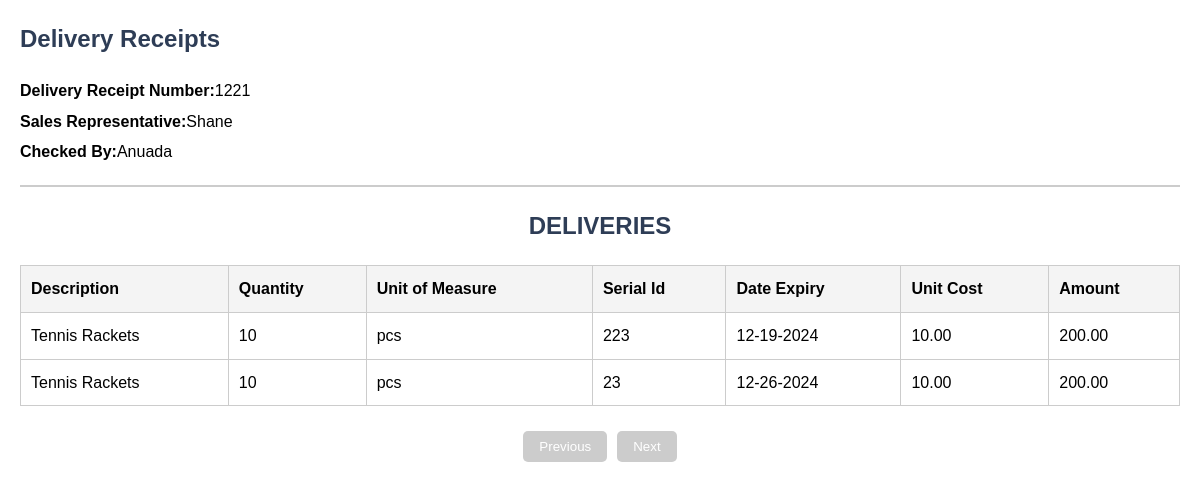
The app's page /page/dr_details.php?id=25 with its own data.
### tables this page shows
CREATE TABLE `delivery_receipts` (
  `dr_id` int(11) NOT NULL,
  `purchase_order_id` int(11) NOT NULL,
  `receipt_number` varchar(50) NOT NULL,
  `sales_representative` varchar(100) NOT NULL,
  `checked_by` varchar(100) NOT NULL,
  `created_at` timestamp NOT NULL DEFAULT CURRENT_TIMESTAMP,
  `dr_status` enum('Pending','Partial','Fully Delivered') NOT NULL DEFAULT 'Pending'
);

CREATE TABLE `deliveries` (
  `id` int(11) NOT NULL,
  `pod_Id` int(11) NOT NULL,
  `items` varchar(100) NOT NULL,
  `uom` varchar(100) NOT NULL,
  `quantity` varchar(100) NOT NULL,
  `serial_Id` varchar(100) NOT NULL,
  `date_of_exp` datetime(4) NOT NULL,
  `unit_cost` varchar(50) NOT NULL,
  `amount` varchar(50) NOT NULL,
  `status` enum('Pending','Fullydelivered','Partial','') NOT NULL
);

### util/dbhelper.php (called while the page is built, shortened)
<?php
class DbHelper
{
    private $hostname = "127.0.0.1";
    private $username = "root";
    private $password = "";
    private $database = "inventory_management";
    private $conn;
    public function __construct()
    {
        $this->conn = new mysqli($this->hostname, $this->username, $this->password, $this->database);
    }
public function display_receipt($id)
{
    $sql = "SELECT
    COALESCE(delivery_receipts.dr_id, 'No Receipt') AS delivery_receipts_dr_id,
    suppliers.supplier_id AS supplier_id,
    pod_items.quantity AS pod_item_quantity,
    purchase_orders.purchase_order_id,
    deliveries.pod_Id AS delivery_pod_id,
    deliveries.id AS delivery_id,
    deliveries.items AS delivery_items,
    deliveries.uom AS delivery_uom,
    deliveries.quantity AS delivery_quantity,
    deliveries.serial_Id AS delivery_serial_id,
    deliveries.date_of_exp AS delivery_date_of_exp,
    deliveries.unit_cost AS delivery_unit_cost,
    deliveries.amount AS delivery_amount,
    deliveries.status AS delivery_status
FROM
    deliveries
LEFT JOIN
    pod_items ON deliveries.pod_Id = pod_items.id
LEFT JOIN
    purchase_orders ON pod_items.purchase_order_id = purchase_orders.purchase_order_id
LEFT JOIN
    suppliers ON purchase_orders.supplier_id = suppliers.supplier_id
LEFT JOIN
    delivery_receipts ON purchase_orders.purchase_order_id = delivery_receipts.purchase_order_id
WHERE
    purchase_orders.purchase_order_id = ?
";
    $stmt = $this->conn->prepare($sql);
    $stmt->bind_param("i", $id);
    if (!$stmt->execute()) {
        die('Execute error: ' . $stmt->error);
    }
    $result = $stmt->get_result();
    $p_order = array();
    while ($row = $result->fetch_assoc()) {
        $p_order[] = (object) $row;
    }
    return $p_order;
}
public function display_checker($id)
{
    $sql = "SELECT
    delivery_receipts.dr_id,
    delivery_receipts.purchase_order_id,
    delivery_receipts.receipt_number,
    delivery_receipts.sales_representative,
    delivery_receipts.checked_by,
    delivery_receipts.dr_status,
    delivery_receipts.created_at
    FROM
    delivery_receipts
    LEFT JOIN
    purchase_orders ON delivery_receipts.purchase_order_id = purchase_orders.purchase_order_id
    WHERE purchase_orders.purchase_order_id = ?
";
    $stmt = $this->conn->prepare($sql);
    $stmt->bind_param("i", $id);
    if (!$stmt->execute()) {
        die('Execute error: ' . $stmt->error);
    }
    $result = $stmt->get_result();
    $p_order = array();
    while ($row = $result->fetch_assoc()) {
        $p_order[] = (object) $row;
    }
    return $p_order;
}
}

### page/dr_details.php (the view, shortened to what this page needs)
<?php
require_once "../util/dbhelper.php";
$db = new DbHelper();
if (isset($_GET["id"])) {
    $id = $_GET["id"];
} else {
    die("ID NOT SET");
}
$display = $db->display_checker($id);
$display3 = $db->display_receipt($id);
?>
<!DOCTYPE html>
<html lang="en">
<head>
</head>
<body>
<h2>Delivery Receipts</h2>
<?php if (!empty($display)): ?>
    <?php foreach ($display as $row): ?>
        <p><strong>Delivery Receipt Number:</strong><?= nl2br(htmlspecialchars($row->receipt_number)); ?></p>
        <p><strong>Sales Representative:</strong><?= nl2br(htmlspecialchars($row->sales_representative)); ?></p>
        <p><strong>Checked By:</strong><?= nl2br(htmlspecialchars($row->checked_by)); ?></p>
        <?php break; ?>
    <?php endforeach; ?>
    <hr>
<?php else: ?>
    <p>No delivery receipts available for this purchase order.</p>
<?php endif; ?>
<center><h2>DELIVERIES</h2></center>
<table id="itemsTable">
<thead>
    <tr>
        <th>Description</th>
        <th>Quantity</th>
        <th>Unit of Measure</th>
        <th>Serial Id</th>
        <th>Date Expiry</th>
        <th>Unit Cost</th>
        <th>Amount</th>
    </tr>
</thead>
<tbody>
    <?php if (!empty($display3)): ?>
        <?php foreach ($display3 as $row): ?>
            <?php if (!empty($row->delivery_receipts_dr_id) && $row->delivery_serial_id != 0 && !empty($row->delivery_date_of_exp)): ?>
                <tr>
                    <td><?= htmlspecialchars($row->delivery_items); ?></td>
                    <td><?= htmlspecialchars($row->delivery_quantity); ?></td>
                    <td><?= htmlspecialchars($row->delivery_uom); ?></td>
                    <td><?= htmlspecialchars($row->delivery_serial_id); ?></td>
                    <td><?= htmlspecialchars(date("m-d-Y", strtotime($row->delivery_date_of_exp))); ?></td>
                    <td><?= htmlspecialchars($row->delivery_unit_cost); ?></td>
                    <td><?= htmlspecialchars($row->delivery_amount); ?></td>
                </tr>
            <?php endif; ?>
        <?php endforeach; ?>
    <?php else: ?>
        <tr>
            <td colspan="8">No items found for this purchase order.</td>
        </tr>
    <?php endif; ?>
</tbody>
</table>
<div class="pagination" id="paginationControls"></div>
</body>
</html>

### page/dr_details.php (style rules this page uses)
body { font-family: Arial, sans-serif; line-height: 1.6; margin: 20px; }
h2 { color: #2e3d56; }
p { margin: 5px 0; }
hr { border: 1px solid #ccc; margin: 20px 0; }
table { width: 100%; border-collapse: collapse; margin: 20px 0; }
th, td { border: 1px solid #ccc; padding: 10px; text-align: left; }
th { background-color: #f4f4f4; }
.pagination { margin-top: 20px; text-align: center; }

### records on screen
delivery_receipts: receipt_number "1221", sales_representative "Shane", checked_by "Anuada"
deliveries: items "Tennis Rackets", quantity "10", uom "pcs", serial_Id "223", date_of_exp "12-19-2024", unit_cost "10.00", amount "200.00"
deliveries: items "Tennis Rackets", quantity "10", uom "pcs", serial_Id "23", date_of_exp "12-26-2024", unit_cost "10.00", amount "200.00"
